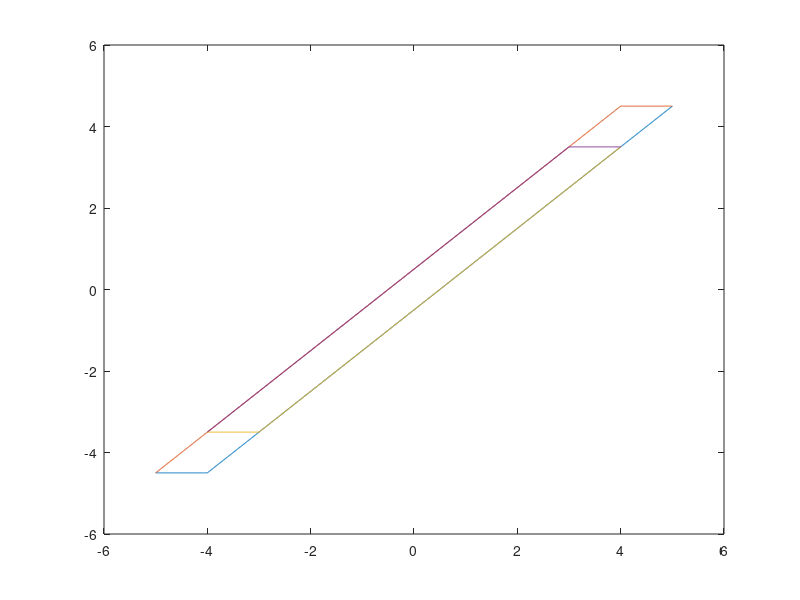

Write the MATLAB code that produced this figure.
%建立PI模型

%Prandtl_Ishlinskii (PI) Play OPerator
%y(t)=Hr[x,y0](t)
%    =max(x(t)-r,min[x(t)+r,y(t-T)])

%T is the sampling period
%y is the output
%x is the input
%r is the control input threshold or the magnitude of the backlash
%developed by math, www.iLoveMatlab.cn


T=0.001; %1 ms

x=-5:0.01:5;
r=0.5;
y=zeros(size(x));

y(1)=max(x(1)-r,min(x(1)+r,0));
for i=2:1:length(x)
        y(i)=max(x(i)-r,min(x(i)+r,y(i-1)));
end;
plot(x,y)


x=5:-0.01:-5;
r=0.5;
y=zeros(size(x));

y(1)=max(x(1)-r,min(x(1)+r,0));
for i=2:1:length(x)    
    y(i)=max(x(i)-r,min(x(i)+r,y(i-1)));
end;
hold on
plot(x,y)

clear all
x=-4:0.01:4;
r=0.5;
y=zeros(size(x));

y(1)=max(x(1)-r,min(x(1)+r,0));
for i=2:1:length(x)    
    y(i)=max(x(i)-r,min(x(i)+r,y(i-1)));
end;
hold on
plot(x,y)



clear all
x=4:-0.01:-4;
r=0.5;
y=zeros(size(x));

y(1)=max(x(1)-r,min(x(1)+r,0));
for i=2:1:length(x)    
    y(i)=max(x(i)-r,min(x(i)+r,y(i-1)));
end;
hold on
plot(x,y)

% web -browser http://www.ilovematlab.cn/thread-23685-1-1.html